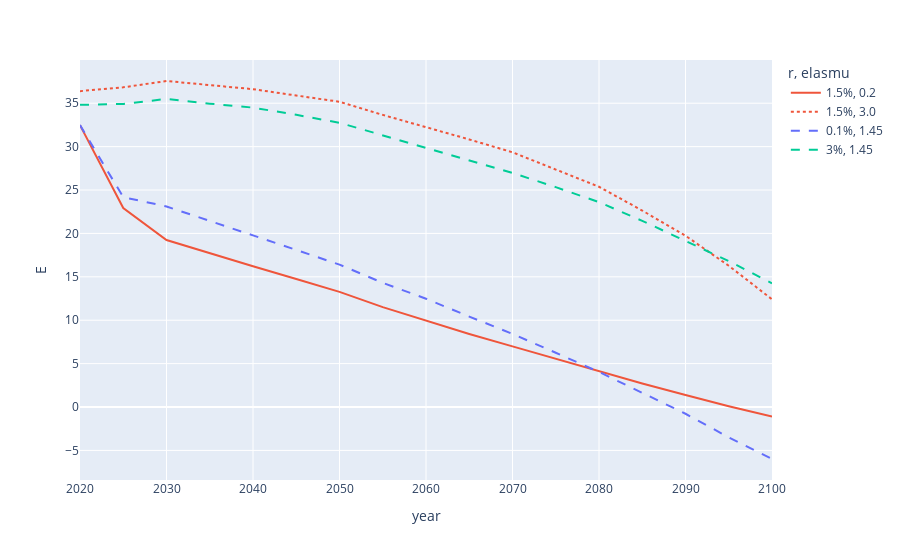

Notebook source saved alongside this figure:
### Code cell
tmp = get_defaults(df_CBA_all[df_CBA_all['year'] <= 2100], defaultElasmu=False, defaultPRTP=False)
tmp = tmp[
    ((tmp['elasmu'] == '1.45') & tmp['r'].isin(['0.1%', '3%'])) |
    (tmp['elasmu'].isin(['0.2', '3.0']) & (tmp['r'] == '1.5%'))
]

px.line(
    tmp,
    x='year', y='E', color='r', line_dash='elasmu', color_discrete_map=cmap
)

### Figure 1 — Plotly figure (JSON) as saved in the notebook; plotly's stock layout.template omitted (floating-point values rounded to 4 significant figures)
{"data": [{"hovertemplate": "r=1.5%<br>elasmu=0.2<br>year=%{x}<br>E=%{y}<extra></extra>", "legendgroup": "1.5%, 0.2", "line": {"color": "#EF553B", "dash": "solid"}, "mode": "lines", "name": "1.5%, 0.2", "orientation": "v", "showlegend": true, "type": "scatter", "x": [2020, 2025, 2030, 2035, 2040, 2045, 2050, 2055, 2060, 2065, 2070, 2075, 2080, 2085, 2090, 2095, 2100], "xaxis": "x", "y": [32.48, 22.93, 19.25, 17.7, 16.21, 14.75, 13.27, 11.51, 9.966, 8.417, 6.991, 5.576, 4.099, 2.702, 1.383, 0.09075, -1.095], "yaxis": "y"}, {"hovertemplate": "r=1.5%<br>elasmu=3.0<br>year=%{x}<br>E=%{y}<extra></extra>", "legendgroup": "1.5%, 3.0", "line": {"color": "#EF553B", "dash": "dot"}, "mode": "lines", "name": "1.5%, 3.0", "orientation": "v", "showlegend": true, "type": "scatter", "x": [2020, 2025, 2030, 2035, 2040, 2045, 2050, 2055, 2060, 2065, 2070, 2075, 2080, 2085, 2090, 2095, 2100], "xaxis": "x", "y": [36.39, 36.83, 37.56, 37.06, 36.62, 35.89, 35.17, 33.66, 32.27, 30.83, 29.35, 27.37, 25.37, 22.63, 19.74, 16.27, 12.41], "yaxis": "y"}, {"hovertemplate": "r=0.1%<br>elasmu=1.45<br>year=%{x}<br>E=%{y}<extra></extra>", "legendgroup": "0.1%, 1.45", "line": {"color": "#636EFA", "dash": "dash"}, "mode": "lines", "name": "0.1%, 1.45", "orientation": "v", "showlegend": true, "type": "scatter", "x": [2020, 2025, 2030, 2035, 2040, 2045, 2050, 2055, 2060, 2065, 2070, 2075, 2080, 2085, 2090, 2095, 2100], "xaxis": "x", "y": [32.48, 24.18, 23.11, 21.4, 19.77, 18.1, 16.4, 14.31, 12.48, 10.42, 8.429, 6.25, 4.041, 1.635, -0.7772, -3.493, -5.99], "yaxis": "y"}, {"hovertemplate": "r=3%<br>elasmu=1.45<br>year=%{x}<br>E=%{y}<extra></extra>", "legendgroup": "3%, 1.45", "line": {"color": "#00CC96", "dash": "dash"}, "mode": "lines", "name": "3%, 1.45", "orientation": "v", "showlegend": true, "type": "scatter", "x": [2020, 2025, 2030, 2035, 2040, 2045, 2050, 2055, 2060, 2065, 2070, 2075, 2080, 2085, 2090, 2095, 2100], "xaxis": "x", "y": [34.81, 34.92, 35.49, 34.95, 34.49, 33.66, 32.74, 31.31, 29.81, 28.44, 26.97, 25.33, 23.61, 21.45, 19.17, 16.81, 14.26], "yaxis": "y"}], "layout": {"legend": {"title": {"text": "r, elasmu"}, "tracegroupgap": 0}, "margin": {"t": 60}, "xaxis": {"anchor": "y", "domain": [0, 1], "title": {"text": "year"}}, "yaxis": {"anchor": "x", "domain": [0, 1], "title": {"text": "E"}}}}
